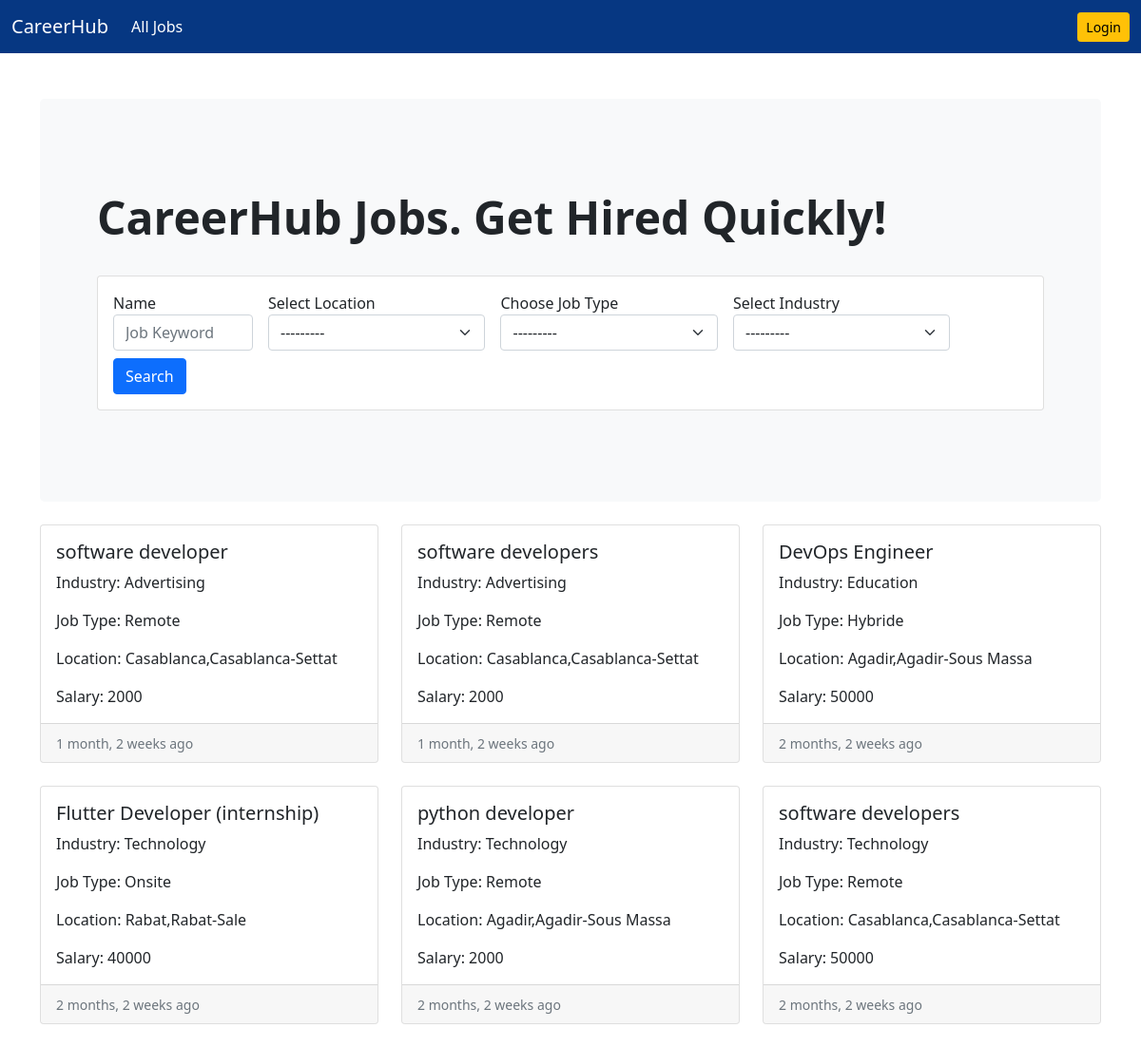
The page / on the database its author committed.
### job/models.py (models this page shows, shortened)
class Job(models.Model):
    job_type_choices=(
        ('Remote','Remote'),
        ('Onsite','Onsite'),
        ('Hybride','Hybride')
    )
    user=models.ForeignKey(User,on_delete=models.CASCADE)
    company=models.ForeignKey(Company,on_delete=models.CASCADE)
    title= models.CharField(max_length=100)
    city=models.CharField(max_length=100)
    salary=models.PositiveBigIntegerField(default=2000)
    requirements=models.TextField()
    description=models.TextField(null=True)
    ideal_candidate=models.TextField()
    is_available=models.BooleanField(default=True)
    timestamp=models.DateTimeField(auto_now_add=True)
    industry=models.ForeignKey(Industry,on_delete=models.DO_NOTHING,null=True,blank=True)
    state=models.ForeignKey(State,on_delete=models.DO_NOTHING,null=True,blank=True)
    job_type=models.CharField(max_length=20, choices=job_type_choices,null=True,blank=True)

class Industry(models.Model):
    name = models.CharField(max_length=100)
    def __str__(self):
        return self.name

class State(models.Model):
    name = models.CharField(max_length=100)
    def __str__(self):
        return self.name

### website/views.py (the view)
# urls.py: 2. Add a URL to urlpatterns:  path('', views.home, name='home')
def home(request):
    filter = Jobfilter(request.GET,queryset=Job.objects.filter(is_available=True).order_by('-timestamp'))
    context = {'filter':filter}
    return render(request,'website/home.html',context)

### templates/website/home.html
{%extends 'base.html'%}
{% load humanize %}
{% load widget_tweaks %}
{%block content%}
<section>
    <div class="p-5 mb-4 bg-light rounded-3">
        <div class="container-fluid py-5">
            <h2 class="display-5 fw-bold">CareerHub Jobs. Get Hired Quickly!</h2> <br>
            <div class="card">
                <div class="card-body">
                    <form class="row gy-2 gx-3 align-items-center" method="GET">
                        <div class="col-sm-2">
                            <label  for="autoSizingInput">Name</label>
                            {% render_field filter.form.title class="form-control" id="autoSizingInput" placeholder="Job Keyword"%}
                        </div>
                        <div class="col-sm-3">
                            <label  for="autoSizingSelect">Select Location</label>
                            {%render_field filter.form.state class="form-select"%}
                        </div>
                        <div class="col-sm-3">
                            <label  for="autoSizingSelect">Choose Job Type</label>
                            {%render_field filter.form.job_type class="form-select"%}
                        </div>
                        <div class="col-sm-3">
                            <label  for="autoSizingSelect">Select Industry</label>
                            {%render_field filter.form.industry class="form-select"%}
                        </div>
                        <div class="col-auto">
                            <button type="submit" class="btn btn-primary">Search</button>
                        </div>
                    </form>
                </div>
            </div>
        </div>
    </div>
</section>
<div class="row row-cols-1 row-cols-md-3 g-4">
    {% for job in filter.qs %}
    <div class="col">
        <div class="card h-100">
            <div class="card-body">
                <h5 class="card-title">{{job.title}}</h5>
                <p class="card-text">Industry: {{job.industry}}</p>
                <p class="card-text">Job Type: {{job.job_type}}</p>
                <p class="card-text">Location: {{job.city}},{{job.state}}</p>
                <p class="card-text">Salary: {{job.salary}}</p>
            </div>
            <div class="card-footer">
                <small class="text-muted">{{job.timestamp|naturaltime}}</small>
            </div>
        </div>
    </div>
    {% endfor %}
</div><br>
{% endblock content%}

### rows shown on the page
Job: title "software developer", industry "Advertising", job_type "Remote", city "Casablanca", state "Casablanca-Settat", salary "2000", timestamp "1 month, 2 weeks ago"
Job: title "software developers", industry "Advertising", job_type "Remote", city "Casablanca", state "Casablanca-Settat", salary "2000", timestamp "1 month, 2 weeks ago"
Job: title "DevOps Engineer", industry "Education", job_type "Hybride", city "Agadir", state "Agadir-Sous Massa", salary "50000", timestamp "2 months, 2 weeks ago"
Job: title "Flutter Developer (internship)", industry "Technology", job_type "Onsite", city "Rabat", state "Rabat-Sale", salary "40000", timestamp "2 months, 2 weeks ago"
Job: title "python developer", industry "Technology", job_type "Remote", city "Agadir", state "Agadir-Sous Massa", salary "2000", timestamp "2 months, 2 weeks ago"
Job: title "software developers", industry "Technology", job_type "Remote", city "Casablanca", state "Casablanca-Settat", salary "50000", timestamp "2 months, 2 weeks ago"
